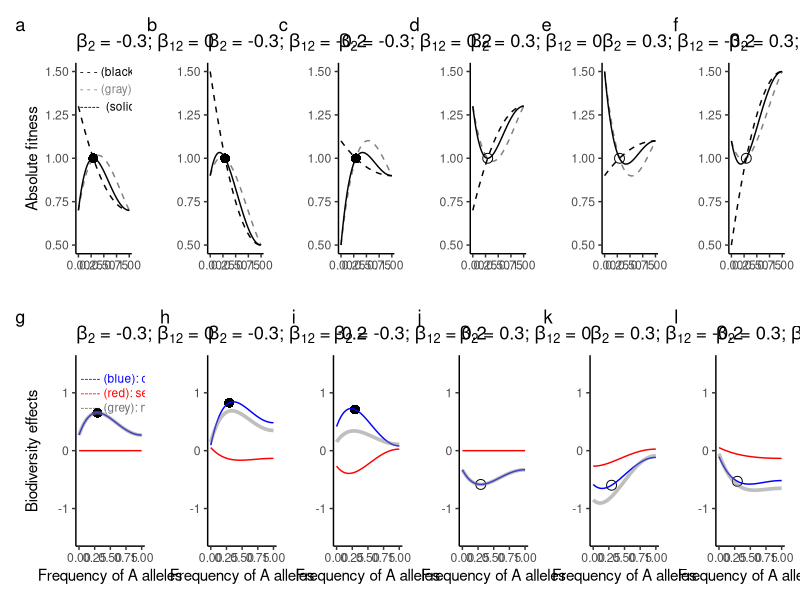
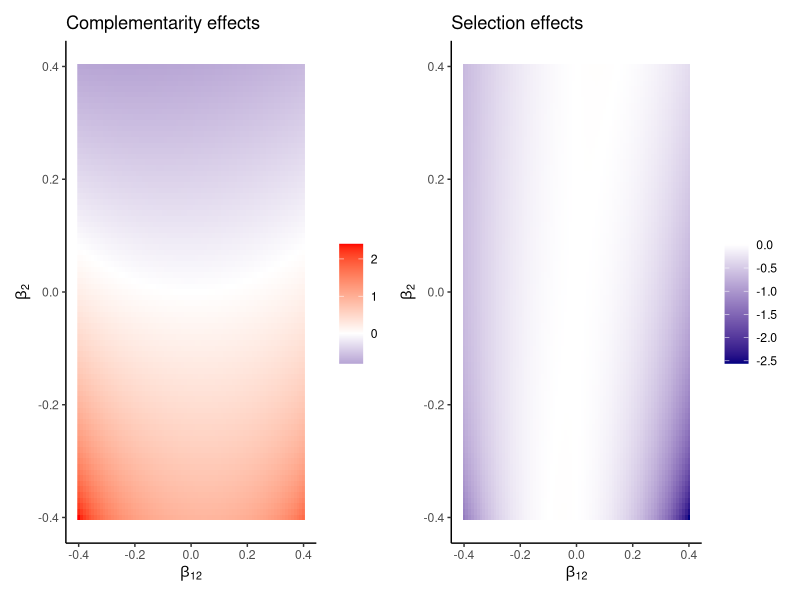
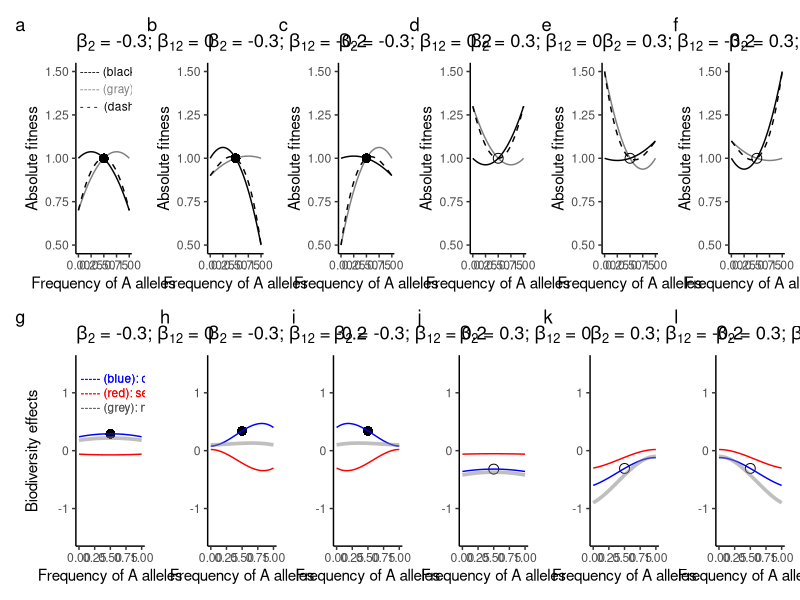
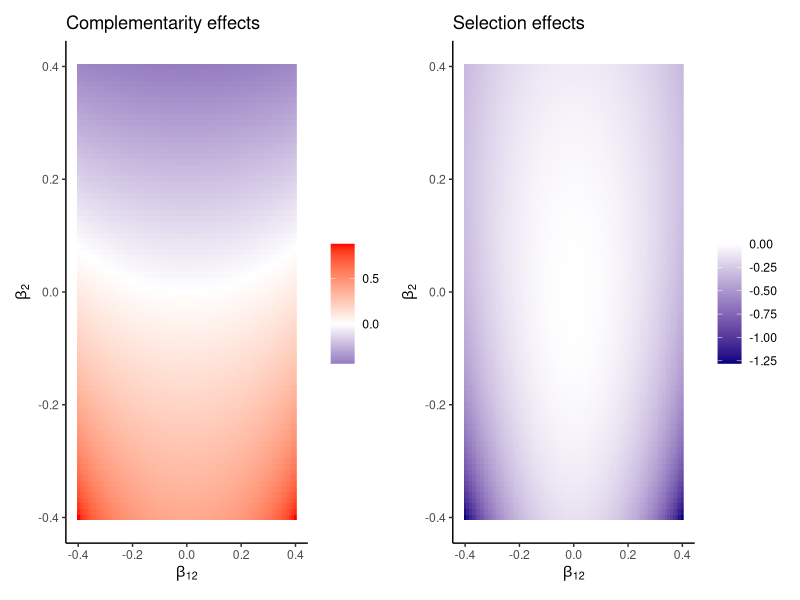
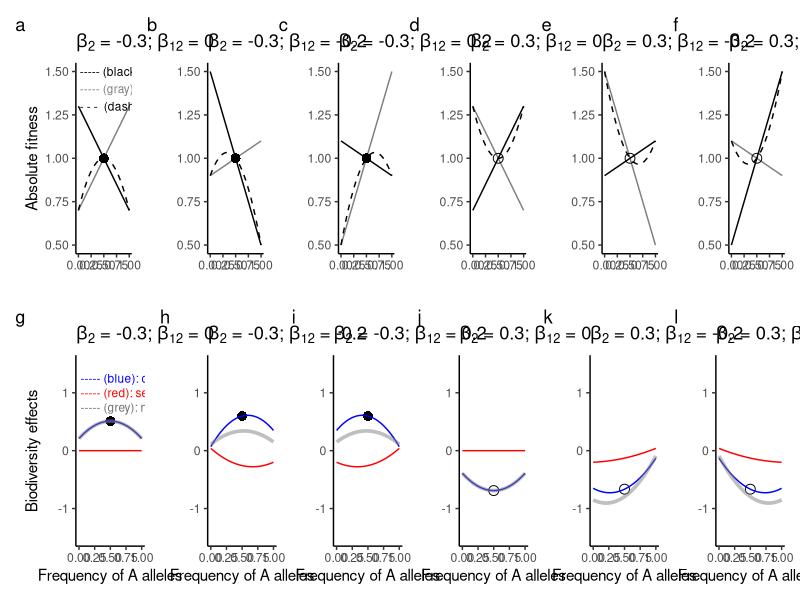
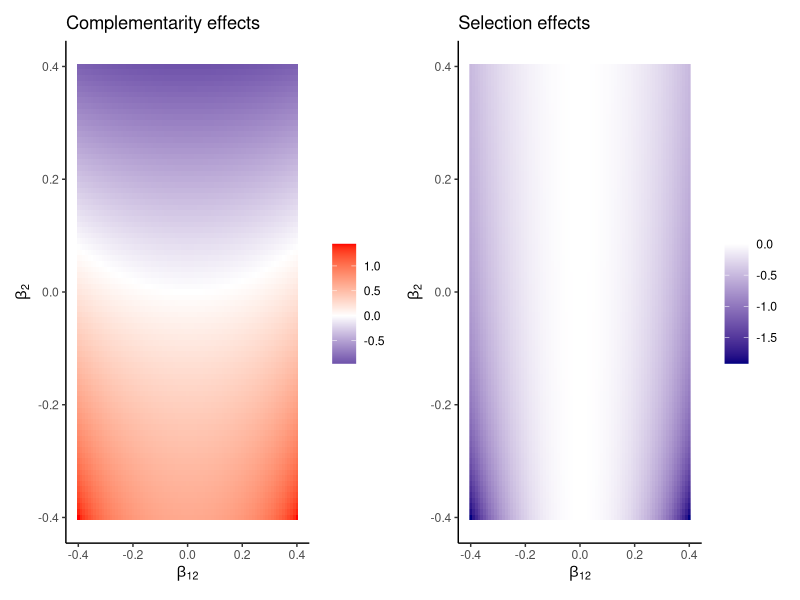

Write R code to recreate these figures, in order.
# Numerical analysis and figures for FDS and complementarity
library(tidyverse)
library(patchwork)

##########
# dominant case
W_AA = function(x,b2,b12) (b12+b2)*(4*x-2*x^2-1)+1
W_Aa = function(x,b2,b12) (b12+b2)*(4*x-2*x^2-1)+1
W_aa = function(x,b2,b12) (b12-b2)*(4*x-2*x^2-1)+1

W_A = function(x,b2,b12) x*W_AA(x,b2,b12)+(1-x)*W_Aa(x,b2,b12)
W_a = function(x,b2,b12) x*W_Aa(x,b2,b12)+(1-x)*W_aa(x,b2,b12)
W_m = function(x,b2,b12) x*W_A(x,b2,b12)+(1-x)*W_a(x,b2,b12)

dRY_AA = function(x,b2,b12) (x^2)*(W_AA(x,b2,b12)/W_AA(1,b2,b12)) - (x^2)*W_AA(1,b2,b12)
dRY_Aa = function(x,b2,b12) (2*x*(1-x))*(W_Aa(x,b2,b12)/W_Aa(1,b2,b12)) - (2*x*(1-x))*W_Aa(1,b2,b12)
dRY_aa = function(x,b2,b12) ((1-x)^2)*(W_aa(x,b2,b12)/W_aa(0,b2,b12)) - ((1-x)^2)*W_aa(0,b2,b12)

compl = function(x,b2,b12) 3*((dRY_AA(x,b2,b12) + dRY_Aa(x,b2,b12) + dRY_aa(x,b2,b12))/3)*((W_AA(1,b2,b12)+W_Aa(0,b2,b12)+W_aa(0,b2,b12))/3)
sel = function(x,b2,b12) {
  M_bar = (W_AA(1,b2,b12)+W_Aa(1,b2,b12)+W_aa(0,b2,b12))/3
  RY_bar = (dRY_AA(x,b2,b12)+dRY_Aa(x,b2,b12)+dRY_aa(x,b2,b12))/3
  
  covAA = (dRY_AA(x,b2,b12) - RY_bar)*(W_AA(1,b2,b12) - M_bar)
  covAa = (dRY_Aa(x,b2,b12) - RY_bar)*(W_Aa(1,b2,b12) - M_bar)
  covaa = (dRY_aa(x,b2,b12) - RY_bar)*(W_aa(0,b2,b12) - M_bar)
  return(2*(covAA+covAa+covaa))
}
bioe = function(x,b2,b12) compl(x,b2,b12) + sel(x,b2,b12)

wplot = function(b2,b12,pch) {
  p = ggplot(NULL,aes(x=0.293,y=0.293*W_A(0.293,b2,b12)+(1-0.293)*W_a(0.293,b2,b12))) + 
    geom_point(pch=pch,size=3) + ylim(0.5,1.5) + xlim(0,1) + theme_classic() +
    geom_function(fun=W_A, col=grey(0.0,1.0),args=list(b2,b12),lty=2) +
    geom_function(fun=W_a, col=grey(0.0,0.5),args=list(b2,b12),lty=2) + 
    geom_function(fun=W_m, lty=1,args=list(b2,b12)) + 
    ylab("") + xlab("") +
    labs(title=bquote(beta[2]*" = "*.(b2)*"; "*beta[12]*" = "*.(b12)))
  return(p)
} 

pa = wplot(b2=-0.3,b12=0.0,pch=16)
pa = pa + geom_text(aes(x=0.025,y=1.5),label="- - - (black): A alleles",size=3,hjust=0) + 
  geom_text(aes(x=0.025,y=1.4),label="- - - (gray): a alleles",colour=grey(0.5,1),size=3,hjust=0) +
  geom_text(aes(x=0.025,y=1.3),label="-----  (solid): mean",size=3,hjust=0) + 
  ylab("Absolute fitness")
pb = wplot(b2=-0.3,b12=-0.2,pch=16)
pc = wplot(b2=-0.3,b12=0.2,pch=16)
pd = wplot(b2=0.3,b12=0.0,pch=1)
pe = wplot(b2=0.3,b12=-0.2,pch=1)
pf = wplot(b2=0.3,b12=0.2,pch=1)

bplot = function(b2,b12,pch) {
  p = ggplot(NULL,aes(x=0.293,y=compl(0.293,b2,b12))) + 
    geom_point(pch=pch,size=3) + ylim(-1.5,1.5) + xlim(0,1) + theme_classic() +
    geom_function(fun=compl,col=rgb(0,0,1,1),args=list(b2,b12)) +
    geom_function(fun=sel,col=rgb(1,0,0,1),args=list(b2,b12)) + 
    geom_function(fun=bioe,lwd=1.25,col=grey(0.5,0.5),args=list(b2,b12)) + 
    ylab("") + xlab("Frequency of A alleles") +
    labs(title=bquote(beta[2]*" = "*.(b2)*"; "*beta[12]*" = "*.(b12)))
  return(p)
} 

ba = bplot(b2=-0.3,b12=0.0,pch=16)
ba = ba + geom_text(aes(x=0.025,y=1.25),label="----- (blue): complementarity",colour=rgb(0,0,1,1),size=3,hjust=0) + 
  geom_text(aes(x=0.025,y=1.0),label="----- (red): selection",colour=rgb(1,0,0,1),size=3,hjust=0) +
  geom_text(aes(x=0.025,y=0.75),label="----- (grey): net effect",colour=grey(0.25,0.75),size=3,hjust=0) +
  ylab("Biodiversity effects")
bb = bplot(b2=-0.3,b12=-0.2,pch=16)
bc = bplot(b2=-0.3,b12=0.2,pch=16)
bd = bplot(b2=0.3,b12=0.0,pch=1)
be = bplot(b2=0.3,b12=-0.2,pch=1)
bf = bplot(b2=0.3,b12=0.2,pch=1)

bp = ((pa | pb | pc | pd | pe | pf) / (ba | bb | bc | bd | be | bf)) + plot_annotation(tag_levels = "a")
ggsave(bp,filename="./NumericalAnalysis/dominant.pdf",width=16,height=6)

len = length(seq(-0.4,0.4,by=0.01))
X = rep(seq(-0.4,0.4,by=0.01),each=len)
Y = rep(seq(-0.4,0.4,by=0.01),len)
C = mapply(compl,x=rep(0.293,len),b2=X,b12=Y)
S = mapply(sel,x=rep(0.293,len),b2=X,b12=Y)
p_comp = ggplot(NULL,aes(x=Y,y=X,fill=C)) + 
  ylab(expression(beta[2])) + xlab(expression(beta[12])) +
  geom_raster() + theme_classic() + 
  labs(title="Complementarity effects") +
  scale_fill_gradient2(name="",low="navy", mid="white", high="red", midpoint=0)

p_sel = ggplot(NULL,aes(x=Y,y=X,fill=S)) + 
  ylab(expression(beta[2])) + xlab(expression(beta[12])) +
  geom_raster() + theme_classic() + 
  labs(title="Selection effects") +
  scale_fill_gradient2(name="",low="navy", mid="white", high="red", midpoint=0)

pbio = p_comp + p_sel
ggsave(pbio,filename="./NumericalAnalysis/biodominant.pdf",width=9,height=4)


############
# additive case
W_AA = function(x,b2,b12) (b12+b2)*(2*x-1)+1
W_Aa = function(x,b2,b12) 1
W_aa = function(x,b2,b12) (b12-b2)*(2*x-1)+1

dRY_AA = function(x,b2,b12) (x^2)*(W_AA(x,b2,b12)/W_AA(1,b2,b12)) - (x^2)*W_AA(1,b2,b12)
dRY_Aa = function(x,b2,b12) (2*x*(1-x))*(W_Aa(x,b2,b12)/W_Aa(1,b2,b12)) - (2*x*(1-x))*W_Aa(1,b2,b12)
dRY_aa = function(x,b2,b12) ((1-x)^2)*(W_aa(x,b2,b12)/W_aa(0,b2,b12)) - ((1-x)^2)*W_aa(0,b2,b12)

wplot = function(b2,b12,pch=c(1,16)) {
  p2 = 0.5*(b12-b2)/b12
  w2 = p2*W_A(p2,b2,b12)+(1-p2)*W_a(p2,b2,b12)
  p = ggplot(NULL,aes(x=0.5,y=0.5*W_A(0.5,b2,b12)+(1-0.5)*W_a(0.5,b2,b12))) + 
    geom_point(pch=pch[1],size=3) + ylim(0.5,1.5) + xlim(0,1) + theme_classic() +
    geom_function(fun=W_A, col=grey(0.0,1.0),args=list(b2,b12)) +
    geom_function(fun=W_a, col=grey(0.0,0.5),args=list(b2,b12)) + 
    geom_function(fun=W_m, lty=2,args=list(b2,b12)) + 
    ylab("Absolute fitness") + xlab("Frequency of A alleles") +
    labs(title=bquote(beta[2]*" = "*.(b2)*"; "*beta[12]*" = "*.(b12))) + 
    geom_point(aes(x=p2,y=w2),pch=pch[2],size=3)
  return(p)
} 

pa = wplot(b2=-0.3,b12=0,pch=c(16,1))
pa = pa + geom_text(aes(x=0.025,y=1.5),label="----- (black): A alleles",size=3,hjust=0) + 
  geom_text(aes(x=0.025,y=1.4),label="----- (gray): a alleles",colour=grey(0.5,1),size=3,hjust=0) +
  geom_text(aes(x=0.025,y=1.3),label="- - -  (dashed): mean",size=3,hjust=0)
pb = wplot(b2=-0.3,b12=-0.2,pch=c(16,1))
pc = wplot(b2=-0.3,b12=0.2,pch=c(16,1))
pd = wplot(b2=0.3,b12=0,pch=c(1,16))
pe = wplot(b2=0.3,b12=-0.2,pch=c(1,16))
pf = wplot(b2=0.3,b12=0.2,pch=c(1,16))

bplot = function(b2,b12,pch=c(1,16)) {
  p2 = 0.5*(b12-b2)/b12
  p = ggplot(data=data_frame(x=c(0.5,p2),y=c(compl(0.5,b2,b12),compl(p2,b2,b12))),aes(x=x,y=y)) + 
    geom_point(pch=pch,size=3) + ylim(-1.5,1.5) + xlim(0,1) + theme_classic() +
    geom_function(fun=compl,col=rgb(0,0,1,1),args=list(b2,b12)) +
    geom_function(fun=sel,col=rgb(1,0,0,1),args=list(b2,b12)) + 
    geom_function(fun=bioe,lwd=1.25,col=grey(0.5,0.5),args=list(b2,b12)) + 
    ylab("") + xlab("Frequency of A alleles") +
    labs(title=bquote(beta[2]*" = "*.(b2)*"; "*beta[12]*" = "*.(b12)))
  return(p)
} 

ba = bplot(b2=-0.3,b12=0,pch=c(16,1))
ba = ba + geom_text(aes(x=0.025,y=1.25),label="----- (blue): complementarity",colour=rgb(0,0,1,1),size=3,hjust=0) + 
  geom_text(aes(x=0.025,y=1.0),label="----- (red): selection",colour=rgb(1,0,0,1),size=3,hjust=0) +
  geom_text(aes(x=0.025,y=0.75),label="----- (grey): net effect",colour=grey(0.25,0.75),size=3,hjust=0) +
  ylab("Biodiversity effects")
bb = bplot(b2=-0.3,b12=-0.2,pch=c(16,1))
bc = bplot(b2=-0.3,b12=0.2,pch=c(16,1))
bd = bplot(b2=0.3,b12=0,pch=c(1,16))
be = bplot(b2=0.3,b12=-0.2,pch=c(1,16))
bf = bplot(b2=0.3,b12=0.2,pch=c(1,16))

bp = ((pa | pb | pc | pd | pe | pf) / (ba | bb | bc | bd | be | bf)) + plot_annotation(tag_levels = "a")
ggsave(bp,filename="./NumericalAnalysis/additive.pdf",width=16,height=6)

len = length(seq(-0.4,0.4,by=0.01))
X = rep(seq(-0.4,0.4,by=0.01),each=len)
Y = rep(seq(-0.4,0.4,by=0.01),len)
C = mapply(compl,x=rep(0.5,len),b2=X,b12=Y)
S = mapply(sel,x=rep(0.5,len),b2=X,b12=Y)
p_comp = ggplot(NULL,aes(x=Y,y=X,fill=C)) + 
  ylab(expression(beta[2])) + xlab(expression(beta[12])) +
  geom_raster() + theme_classic() + 
  labs(title="Complementarity effects") +
  scale_fill_gradient2(name="",low="navy", mid="white", high="red", midpoint=0)

p_sel = ggplot(NULL,aes(x=Y,y=X,fill=S)) + 
  ylab(expression(beta[2])) + xlab(expression(beta[12])) +
  geom_raster() + theme_classic() + 
  labs(title="Selection effects") +
  scale_fill_gradient2(name="",low="navy", mid="white", high="red", midpoint=0)

pbio = p_comp + p_sel
ggsave(pbio,filename="./NumericalAnalysis/bioadditive.pdf",width=9,height=4)


###########
# inbred case
W_A = function(x,b2,b12) (b12+b2)*(2*x-1)+1
W_a = function(x,b2,b12) (b12-b2)*(2*x-1)+1
W_m = function(x,b2,b12) 2*b2*x*(2*x-1)+(b12-b2)*(2*x-1)+1

dRY_A = function(x,b2,b12) x*(W_A(x,b2,b12)/W_A(1,b2,b12)) - x*W_A(1,b2,b12)
dRY_a = function(x,b2,b12) (1-x)*(W_a(x,b2,b12)/W_a(0,b2,b12)) - (1-x)*W_a(0,b2,b12)

compl = function(x,b2,b12) 2*((dRY_A(x,b2,b12) + dRY_a(x,b2,b12))/2)*((W_A(1,b2,b12)+W_a(0,b2,b12))/2)
sel = function(x,b2,b12) {
  M_bar = (W_A(1,b2,b12)+W_a(0,b2,b12))/2
  RY_bar = (dRY_A(x,b2,b12)+dRY_a(x,b2,b12))/2
  
  covA = (dRY_A(x,b2,b12) - RY_bar)*(W_A(1,b2,b12) - M_bar)
  cova = (dRY_a(x,b2,b12) - RY_bar)*(W_a(0,b2,b12) - M_bar)
  return(2*(covA+cova))
}
bioe = function(x,b2,b12) compl(x,b2,b12) + sel(x,b2,b12)


wplot = function(b2,b12,pch) {
  p = ggplot(NULL,aes(x=0.5,y=1)) + 
    geom_point(pch=pch,size=3) + ylim(0.5,1.5) + xlim(0,1) + theme_classic() +
    geom_function(fun=function(x,b2,b12) (b12+b2)*(2*x-1)+1, col=grey(0.0,1.0),args=list(b2,b12)) +
    geom_function(fun=function(x,b2,b12) (b12-b2)*(2*x-1)+1, col=grey(0.0,0.5),args=list(b2,b12)) + 
    geom_function(fun=function(x,b2,b12) 2*b2*x*(2*x-1)+(b12-b2)*(2*x-1)+1, lty=2,args=list(b2,b12)) + 
    ylab("") + xlab("") +
    labs(title=bquote(beta[2]*" = "*.(b2)*"; "*beta[12]*" = "*.(b12)))
  return(p)
} 

pa = wplot(b2=-0.3,b12=0.0,pch=16)
pa = pa + geom_text(aes(x=0.025,y=1.5),label="----- (black): A alleles",size=3,hjust=0) + 
  geom_text(aes(x=0.025,y=1.4),label="----- (gray): a alleles",colour=grey(0.5,1),size=3,hjust=0) +
  geom_text(aes(x=0.025,y=1.3),label="- - -  (dashed): mean",size=3,hjust=0) +
  ylab("Absolute fitness")
pb = wplot(b2=-0.3,b12=-0.2,pch=16)
pc = wplot(b2=-0.3,b12=0.2,pch=16)
pd = wplot(b2=0.3,b12=0.0,pch=1)
pe = wplot(b2=0.3,b12=-0.2,pch=1)
pf = wplot(b2=0.3,b12=0.2,pch=1)

bplot = function(b2,b12,pch) {
  p = ggplot(NULL,aes(x=0.5,y=compl(0.5,b2,b12))) + 
    geom_point(pch=pch,size=3) + ylim(-1.5,1.5) + xlim(0,1) + theme_classic() +
    geom_function(fun=compl,col=rgb(0,0,1,1),args=list(b2,b12)) +
    geom_function(fun=sel,col=rgb(1,0,0,1),args=list(b2,b12)) + 
    geom_function(fun=bioe,lwd=1.25,col=grey(0.5,0.5),args=list(b2,b12)) + 
    ylab("") + xlab("Frequency of A alleles") +
    labs(title=bquote(beta[2]*" = "*.(b2)*"; "*beta[12]*" = "*.(b12)))
  return(p)
} 

ba = bplot(b2=-0.3,b12=0.0,pch=16)
ba = ba + geom_text(aes(x=0.025,y=1.25),label="----- (blue): complementarity",colour=rgb(0,0,1,1),size=3,hjust=0) + 
  geom_text(aes(x=0.025,y=1.0),label="----- (red): selection",colour=rgb(1,0,0,1),size=3,hjust=0) +
  geom_text(aes(x=0.025,y=0.75),label="----- (grey): net effect",colour=grey(0.25,0.75),size=3,hjust=0) +
  ylab("Biodiversity effects")
bb = bplot(b2=-0.3,b12=-0.2,pch=16)
bc = bplot(b2=-0.3,b12=0.2,pch=16)
bd = bplot(b2=0.3,b12=0.0,pch=1)
be = bplot(b2=0.3,b12=-0.2,pch=1)
bf = bplot(b2=0.3,b12=0.2,pch=1)

bp = ((pa | pb | pc | pd | pe | pf) / (ba | bb | bc | bd | be | bf)) + plot_annotation(tag_levels = "a")
ggsave(bp,filename="./NumericalAnalysis/inbred.pdf",width=16,height=6)

len = length(seq(-0.4,0.4,by=0.01))
X = rep(seq(-0.4,0.4,by=0.01),each=len)
Y = rep(seq(-0.4,0.4,by=0.01),len)
C = mapply(compl,x=rep(0.5,len),b2=X,b12=Y)
S = mapply(sel,x=rep(0.5,len),b2=X,b12=Y)
p_comp = ggplot(NULL,aes(x=Y,y=X,fill=C)) + 
  ylab(expression(beta[2])) + xlab(expression(beta[12])) +
  geom_raster() + theme_classic() + 
  labs(title="Complementarity effects") +
  scale_fill_gradient2(name="",low="navy", mid="white", high="red", midpoint=0)

p_sel = ggplot(NULL,aes(x=Y,y=X,fill=S)) + 
  ylab(expression(beta[2])) + xlab(expression(beta[12])) +
  geom_raster() + theme_classic() + 
  labs(title="Selection effects") +
  scale_fill_gradient2(name="",low="navy", mid="white", high="red", midpoint=0)

pbio = p_comp + p_sel
ggsave(pbio,filename="./NumericalAnalysis/bioinbred.pdf",width=9,height=4)

